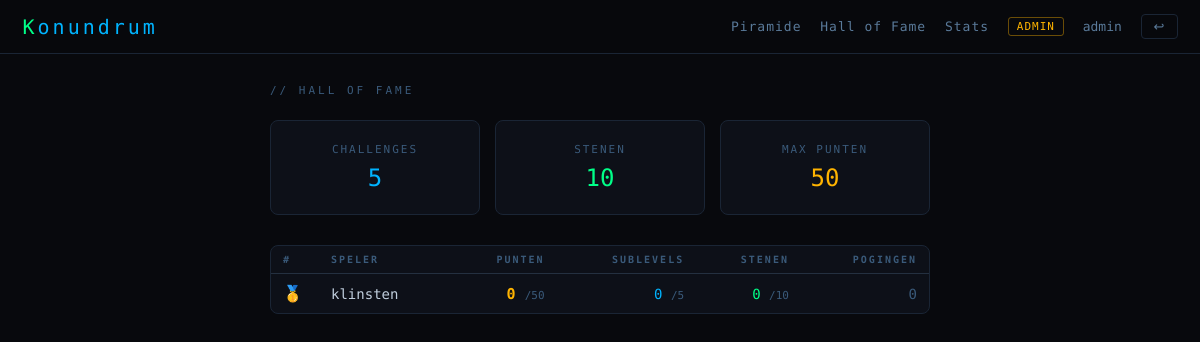
The page /hall-of-fame (signed in) on the database as committed earlier.
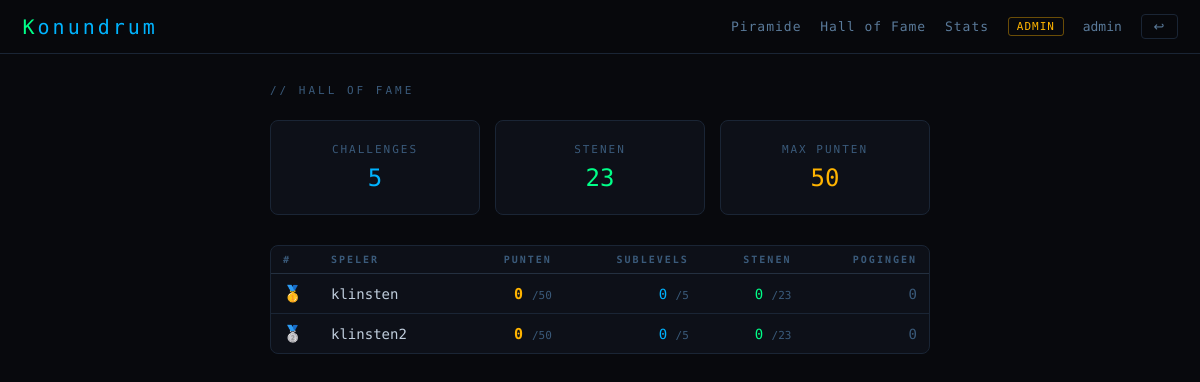
The same page on the database as committed later.
### tables this page shows
CREATE TABLE users (
            id            INTEGER PRIMARY KEY AUTOINCREMENT,
            username      TEXT UNIQUE NOT NULL,
            password_hash TEXT NOT NULL,
            is_admin      INTEGER DEFAULT 0,
            created_at    TEXT DEFAULT (datetime('now'))
        , email TEXT NOT NULL DEFAULT '', email_confirmed INTEGER DEFAULT 0, confirm_token TEXT DEFAULT NULL);

### app.py (the view)
@app.route("/hall-of-fame")
@login_required
def hall_of_fame():
    ranking     = db.get_hall_of_fame()
    total_ch    = db.count_all_challenges()
    total_stones= len(db.get_all_stones())
    total_pts   = db.total_possible_points()
    return render_template("hall_of_fame.html", ranking=ranking,
                           total_ch=total_ch, total_stones=total_stones, total_pts=total_pts)

### app.py (called while the page is built)
def login_required(f):
    @wraps(f)
    def inner(*args, **kwargs):
        if "user_id" not in session:
            return redirect(url_for("login"))
        return f(*args, **kwargs)
    return inner

### database.py (called while the page is built)
def get_db():
    conn = sqlite3.connect(DB_PATH)
    conn.row_factory = sqlite3.Row
    conn.execute("PRAGMA foreign_keys = ON")
    return conn

def get_all_stones():
    conn = get_db()
    try:
        return conn.execute("SELECT * FROM stones ORDER BY row,col").fetchall()
    finally:
        conn.close()

def count_all_challenges():
    conn = get_db()
    try:
        return conn.execute("SELECT COUNT(*) FROM challenges").fetchone()[0]
    finally:
        conn.close()

def total_possible_points():
    conn = get_db()
    try:
        r = conn.execute("SELECT SUM(points) FROM challenges").fetchone()[0]
        return r or 0
    finally:
        conn.close()

def get_hall_of_fame():
    conn = get_db()
    try:
        return conn.execute("""
            SELECT u.username,
                   COALESCE(SUM(ua.points_earned),0) AS total_points,
                   COALESCE(SUM(ua.solved),0)        AS solved_challenges,
                   COALESCE(us.solved_stones,0)      AS solved_stones,
                   COALESCE(SUM(ua.attempts),0)      AS total_attempts
            FROM users u
            LEFT JOIN user_attempts ua ON ua.user_id = u.id
            LEFT JOIN (SELECT user_id, COUNT(*) AS solved_stones FROM user_stones GROUP BY user_id) us
                   ON us.user_id = u.id
            WHERE u.is_admin = 0
            GROUP BY u.id
            ORDER BY total_points DESC, solved_challenges DESC
        """).fetchall()
    finally:
        conn.close()

### templates/hall_of_fame.html (shortened to what this page needs)
{% extends "base.html" %}
{% block body %}
<div class="page" style="max-width:720px;">
  <div class="page-title">// HALL OF FAME</div>
  <div style="display:grid;grid-template-columns:1fr 1fr 1fr;gap:1rem;margin-bottom:2rem;">
    <div class="card" style="text-align:center;">
      <div style="font-family:var(--mono);font-size:11px;color:var(--dim);letter-spacing:2px;margin-bottom:.5rem;">CHALLENGES</div>
      <div style="font-family:var(--mono);font-size:24px;color:var(--blue);">{{ total_ch }}</div>
    </div>
    <div class="card" style="text-align:center;">
      <div style="font-family:var(--mono);font-size:11px;color:var(--dim);letter-spacing:2px;margin-bottom:.5rem;">STENEN</div>
      <div style="font-family:var(--mono);font-size:24px;color:var(--green);">{{ total_stones }}</div>
    </div>
    <div class="card" style="text-align:center;">
      <div style="font-family:var(--mono);font-size:11px;color:var(--dim);letter-spacing:2px;margin-bottom:.5rem;">MAX PUNTEN</div>
      <div style="font-family:var(--mono);font-size:24px;color:var(--yellow);">{{ total_pts }}</div>
    </div>
  </div>
  {% if ranking %}
    <div class="card" style="padding:0;overflow:hidden;">
      <table class="tbl">
        <thead><tr>
          <th style="width:48px;">#</th>
          <th>Speler</th>
          <th style="text-align:right;">Punten</th>
          <th style="text-align:right;">Sublevels</th>
          <th style="text-align:right;">Stenen</th>
          <th style="text-align:right;">Pogingen</th>
        </tr></thead>
        <tbody>
        {% for r in ranking %}
          {% set rank = loop.index %}
          <tr style="{% if r.username == session.username %}background:rgba(0,180,255,.05);{% endif %}">
            <td style="font-family:var(--mono);font-size:16px;text-align:center;padding-left:.5rem;">
              {% if rank == 1 %}🥇
              {% elif rank == 2 %}🥈
              {% elif rank == 3 %}🥉
              {% else %}<span style="color:var(--dim)">{{ rank }}</span>
              {% endif %}
            </td>
            <td>
              <span style="font-family:var(--mono);font-size:14px;color:{% if r.username == session.username %}var(--blue){% else %}var(--text){% endif %};">
                {{ r.username }}
              </span>
            </td>
            <td style="text-align:right;font-family:var(--mono);font-size:15px;color:var(--yellow);font-weight:700;">
              {{ r.total_points }}
              <span style="font-size:11px;color:var(--dim);font-weight:400;">/{{ total_pts }}</span>
            </td>
            <td style="text-align:right;font-family:var(--mono);color:var(--blue);">
              {{ r.solved_challenges }}
              <span style="font-size:11px;color:var(--dim)">/{{ total_ch }}</span>
            </td>
            <td style="text-align:right;font-family:var(--mono);color:var(--green);">
              {{ r.solved_stones }}
              <span style="font-size:11px;color:var(--dim)">/{{ total_stones }}</span>
            </td>
            <td style="text-align:right;font-family:var(--mono);color:var(--dim);">
              {{ r.total_attempts }}
            </td>
          </tr>
        {% endfor %}
        </tbody>
      </table>
    </div>
  {% else %}
    <div class="card" style="text-align:center;padding:3rem;color:var(--text-dim);font-family:var(--mono);">
      Nog niemand op de ranglijst. Wees de eerste!
    </div>
  {% endif %}
</div>
{% endblock %}

### templates/base.html (shortened to what this page needs)
<!DOCTYPE html>
<html lang="nl">
<head>
</head>
<body>
{% if session.user_id %}
<header class="site-header">
  <a href="{{ url_for('home') }}" class="logo">
    <span class="k">K</span><span class="rest">onundrum</span>
  </a>
  <nav class="nav">
    <a href="{{ url_for('pyramid') }}" class="nav-hide">Piramide</a>
    <a href="{{ url_for('hall_of_fame') }}" class="nav-hide">Hall of Fame</a>
    <a href="{{ url_for('profile') }}" class="nav-hide">Stats</a>
    {% if session.is_admin %}
      <a href="{{ url_for('admin') }}" class="admin-badge">ADMIN</a>
    {% endif %}
    <span style="color:var(--text-dim)">{{ session.username }}</span>
    <form action="{{ url_for('logout') }}" method="get" style="margin:0">
      <button class="btn-logout" type="submit">↩</button>
    </form>
  </nav>
</header>
{% endif %}
{% block body %}{% endblock %}
</body>
</html>

### templates/base.html (style rules this page uses)
*, *::before, *::after { margin:0; padding:0; box-sizing:border-box; }
:root { --bg:#08090d; --bg2:#0d1018; --bg3:#111520; --border:#1a2535; --border2:#243040; --green:#00ff88; --blue:#00b4ff; --yellow:#ffb400; --red:#ff4455; --dim:#3a5a7a; --text:#c0cedd; --text-dim:#5a7a9a; --mono:'Share Tech Mono',monospace; --sans:'Rajdhani',sans-serif; }
html { font-size:15px; }
body { background:var(--bg); color:var(--text); font-family:var(--sans); min-height:100vh; }
a { color:var(--blue); text-decoration:none; }
.site-header { border-bottom:1px solid var(--border); padding:0 1.5rem; height:54px; display:flex; align-items:center; justify-content:space-between; background:rgba(8,9,13,.97); position:sticky; top:0; z-index:100; }
.logo { font-family:var(--mono); font-size:20px; letter-spacing:3px; text-decoration:none; }
.logo .k { color:var(--green); }
.logo .rest { color:var(--blue); }
.nav { display:flex; align-items:center; gap:1.25rem; font-size:13px; font-family:var(--mono); }
.nav a { color:var(--text-dim); letter-spacing:1px; transition:color .15s; }
.admin-badge { color:var(--yellow) !important; border:1px solid rgba(255,180,0,.4); padding:2px 8px; border-radius:3px; font-size:11px; }
.btn-logout { background:none; border:1px solid var(--border); color:var(--text-dim); padding:4px 12px; border-radius:4px; cursor:pointer; font-family:var(--sans); font-size:13px; transition:all .2s; }
.page { max-width:960px; margin:0 auto; padding:2rem; }
.page-title { font-family:var(--mono); font-size:11px; letter-spacing:3px; color:var(--dim); text-transform:uppercase; margin-bottom:1.5rem; }
.card { background:var(--bg2); border:1px solid var(--border); border-radius:8px; padding:1.5rem; }
.tbl { width:100%; border-collapse:collapse; font-size:14px; }
.tbl th { font-family:var(--mono); font-size:10px; letter-spacing:2px; text-transform:uppercase; color:var(--dim); padding:8px 12px; border-bottom:1px solid var(--border2); text-align:left; }
.tbl td { padding:10px 12px; border-bottom:1px solid var(--border); vertical-align:middle; }
.tbl tr:last-child td { border-bottom:none; }

Rows that differ between the two databases and show on the page:
computed for users "klinsten": total_stones "10" → "23"
added users: username "klinsten2", total_points "0", total_pts "50", solved_challenges "0", total_ch "5", solved_stones "0", total_stones "23", total_attempts "0"
Other text that changed with them:
{{ total_stones }}: "10" → "23"
